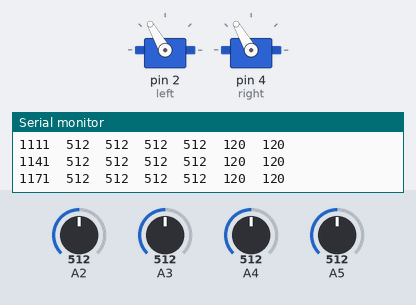
This sketch was run on a simulated Arduino Uno, built with avr-gcc and run on an emulated ATmega328P. Parts: 2 × servo, the last lines printed to the serial monitor. The inputs (shaded band) are chosen by the test bench; at power-on: A2 = 512, A5 = 512, A3 = 512, A4 = 512.

Above: at 1.2 s.
1.3 s: A2 set to 716
At 2.3 s:
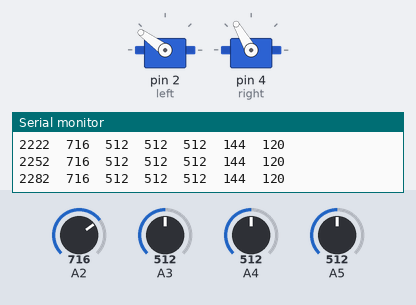
2.8 s: A5 set to 716
At 3.4 s:
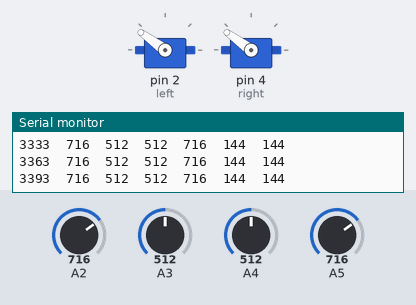
4.3 s: A2 set to 992
At 4.6 s:
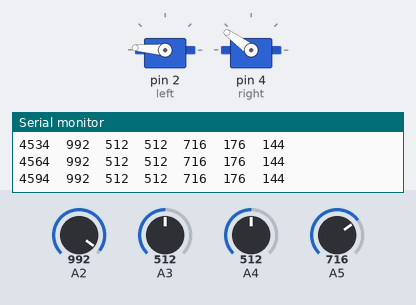
5.8 s: A5 set to 992
At 7.0 s:
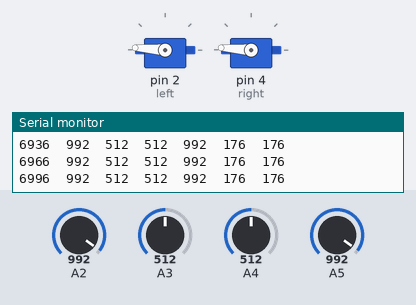
7.3 s: A2 set to 306
At 8.2 s:
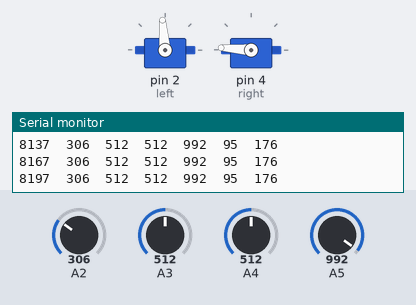
8.8 s: A5 set to 306
At 9.4 s:
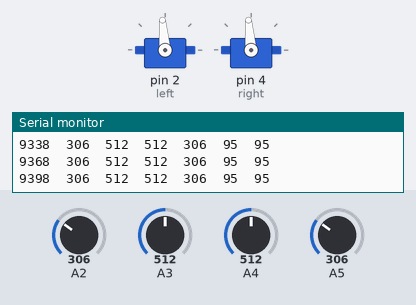
Timing chart, 0 to 11.3 s (numbered marks = the images above; inputs shaded):
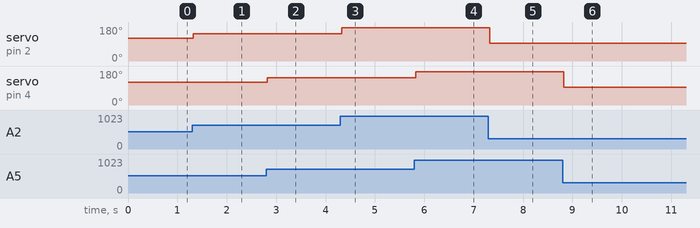

The sketch:

mapWorld.ino
```cpp
// read four analog distance sensors and send the values to serial.
// Also drive two wheels.
// Also send the clock time and servo speeds.
// Dan Royer (dan@marginallyclever.com)
// 2016-05-16


#define LEFT_STOP   90
#define RIGHT_STOP  90


#include <Servo.h>


Servo left, right;


long t;


void setup() {
  // put your setup code here, to run once:
  Serial.begin(57600);

  // prepare the wheels
  left.attach(2);
  right.attach(4);

  fullStop();

  t=millis();
}


void fullStop() {
  left.write(LEFT_STOP);
  right.write(RIGHT_STOP);
}


void loop() {
  // delay
  while(millis()-t<30);
  t=millis();

  // read sensors.  Minimum time between reads should be (16.5 +/- 3.7)ms.
  int a = analogRead(2);
  int b = analogRead(3);
  int c = analogRead(4);
  int d = analogRead(5);

  // move wheels
  int bottom = 0;
  int top = 1023/2;
  int e = map(a,bottom,top, LEFT_STOP-30, LEFT_STOP+30);
  int f = map(d,bottom,top,RIGHT_STOP-30,RIGHT_STOP+30);
  left.write(e);
  right.write(f);

  // report
  Serial.print(t);  Serial.print("\t");
  Serial.print(a);  Serial.print("\t");
  Serial.print(b);  Serial.print("\t");
  Serial.print(c);  Serial.print("\t");
  Serial.print(d);  Serial.print("\t");
  Serial.print(e);  Serial.print("\t");
  Serial.print(f);  Serial.print("\n");
}
```

Measured:
- after the input at 1.3 s, servo on pin 2 (left): 120° → 144° at once
- after the input at 2.8 s, servo on pin 4 (right): 120° → 144° at once
- after the input at 4.3 s, servo on pin 2 (left): 144° → 176° at once
- after the input at 5.8 s, servo on pin 4 (right): 144° → 176° at once
- after the input at 7.3 s, servo on pin 2 (left): 176° → 95° at once
- after the input at 8.8 s, servo on pin 4 (right): 176° → 95° at once
